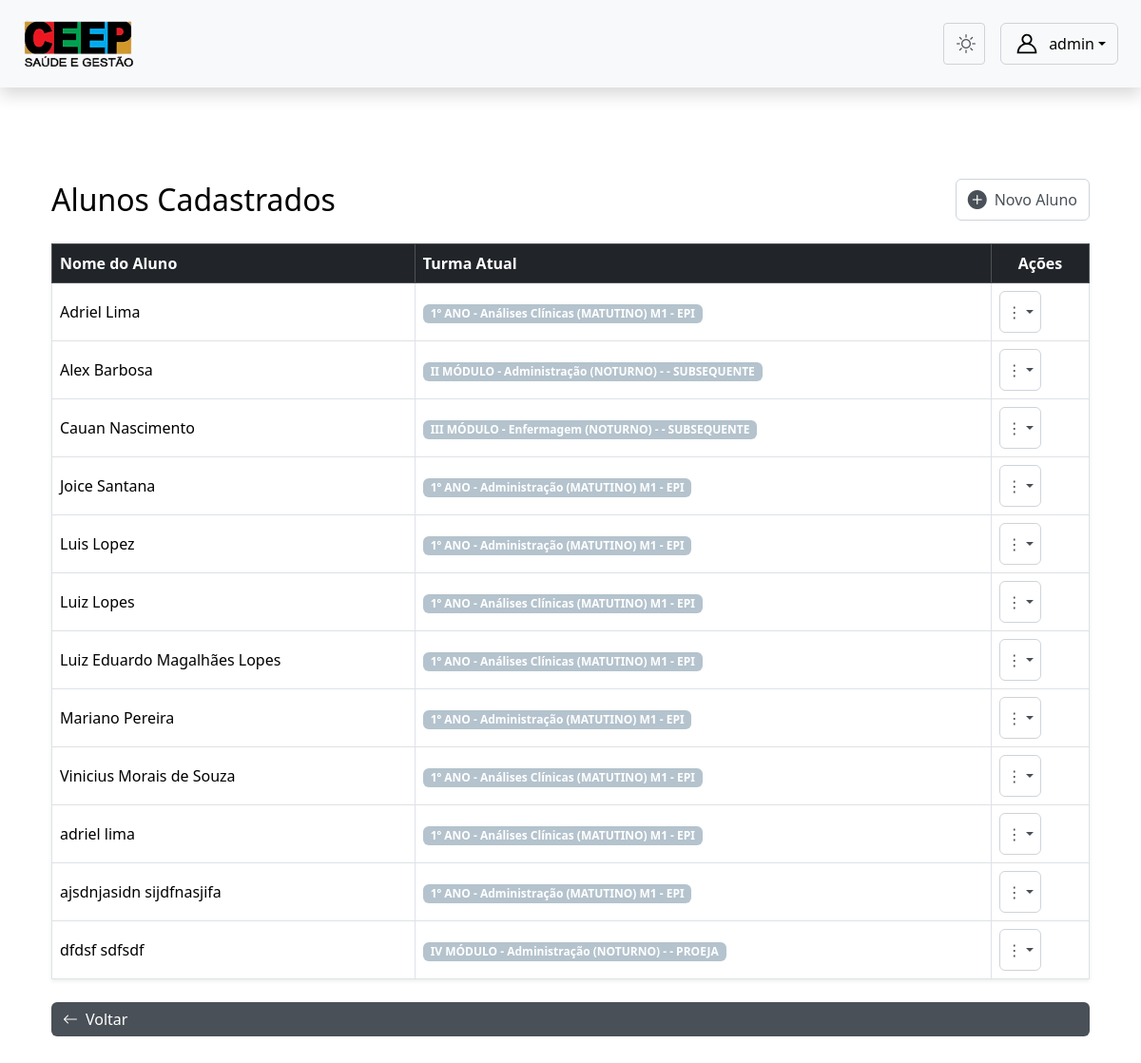
Before: /admnistrador/admin/aluno_crud/alunos/ (signed in) with the older database file.
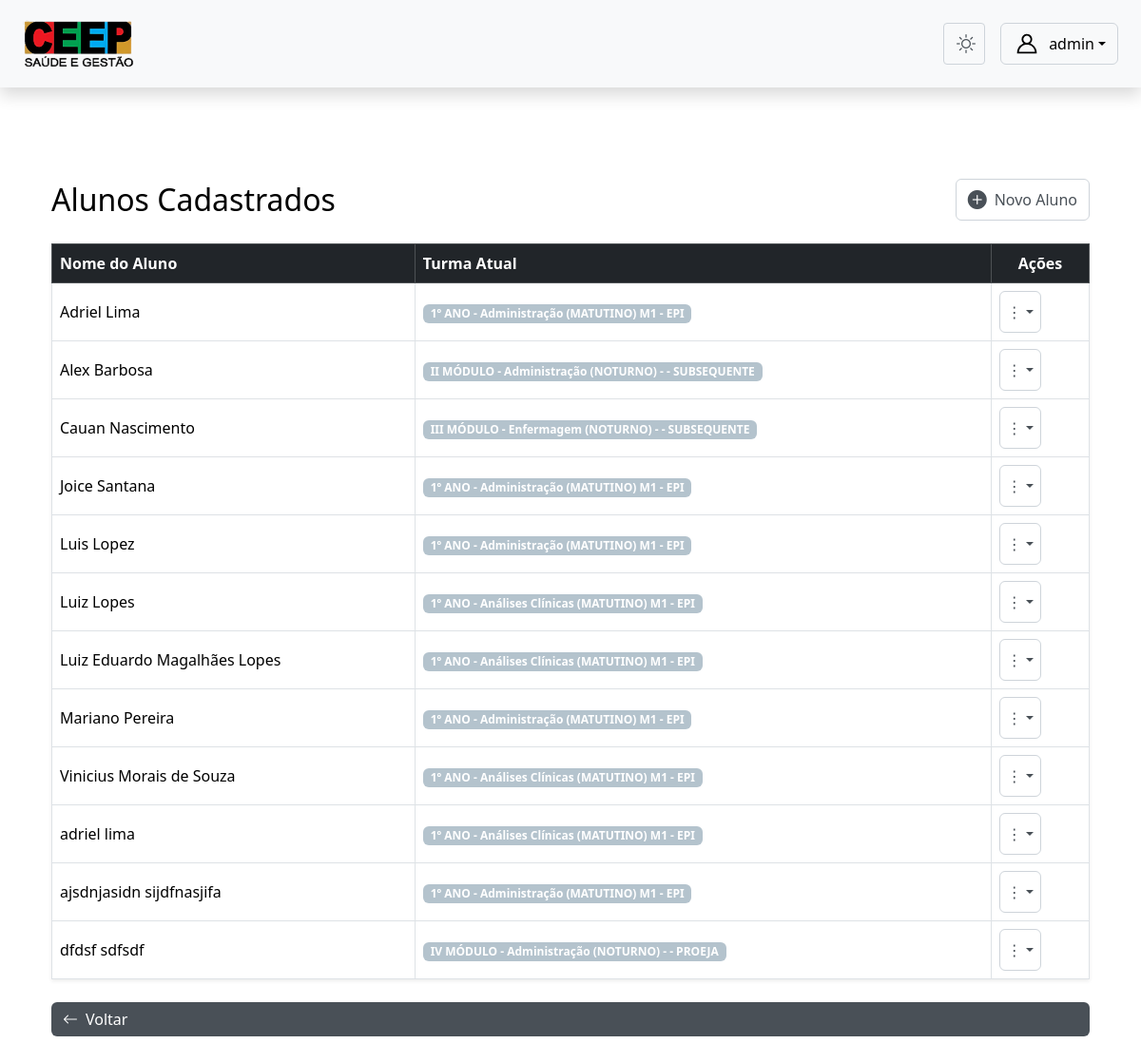
After: the same page with the newer database file.
### core/models.py (models this page shows, shortened)
class CustomUser(AbstractUser):
    TIPO_CHOICES = (
        ('admin', 'Admin'),
        ('professor', 'Professor'),
        ('aluno', 'Aluno'),
        ('servidor', 'Servidor'),
        ('direcao', 'Direção'), # <-- 'direcao' está correto
    )
    EIXO_CHOICES = (
        ('SAUDE', 'Eixo da Saúde'),
        ('GESTAO', 'Eixo de Gestão'),
    )
    tipo = models.CharField(max_length=10, choices=TIPO_CHOICES, default='admin')
    eixo = models.CharField(
        max_length=10,
        choices=EIXO_CHOICES,
        null=True,
        blank=True,
        help_text="Eixo ao qual o servidor pertence."
    )
    data_nascimento = models.DateField(null=True, blank=True)
    cpf = models.CharField(max_length=14, unique=True, null=True, blank=True)
    rg = models.CharField(max_length=12, unique=True, null=True, blank=True)
    orgao = models.CharField(max_length=10, null=True, blank=True)
    data_expedicao = models.DateField(null=True, blank=True)
    cidade_nascimento = models.CharField(max_length=100, null=True, blank=True)
    numero_matricula = models.CharField(max_length=20, unique=True, blank=True, null=True)
    nome_pai = models.CharField(max_length=150, blank=True, null=True)
    nome_mae = models.CharField(max_length=150, blank=True, null=True)
    responsavel_matricula = models.CharField(max_length=150, blank=True, null=True)
    endereco_rua = models.CharField(max_length=150, blank=True, null=True)
    endereco_numero = models.CharField(max_length=10, blank=True, null=True)
    endereco_bairro = models.CharField(max_length=100, blank=True, null=True)
    endereco_cidade = models.CharField(max_length=100, blank=True, null=True)
    endereco_cep = models.CharField(max_length=9, blank=True, null=True)
    telefone = models.CharField(max_length=15, blank=True, null=True)
    senha_temporaria = models.BooleanField(default=False)
    email = models.EmailField(blank=True, null=True)
    email_confirmado = models.BooleanField(default=False)
    token_confirmacao_email = models.CharField(max_length=64, blank=True, null=True)
    token_recuperacao_senha = models.CharField(max_length=255, null=True, blank=True)
    token_recuperacao_expira = models.DateTimeField(null=True, blank=True)
    dois_fatores_email = models.BooleanField(default=True)
    codigo_2fa = models.CharField(max_length=6, null=True, blank=True)
    codigo_2fa_expira = models.DateTimeField(null=True, blank=True)
    tentativas_2fa = models.IntegerField(default=0)
    lembrar_dispositivo_token = models.CharField(max_length=64, null=True, blank=True)
    lembrar_dispositivo_expira = models.DateTimeField(null=True, blank=True)
    secret_2fa = models.CharField(max_length=32, null=True, blank=True)
    usa_google_authenticator = models.BooleanField(default=False)

class AlunoTurma(models.Model):
    aluno = models.ForeignKey(CustomUser, on_delete=models.CASCADE, limit_choices_to={'tipo': 'aluno'})
    turma = models.ForeignKey(Turma, on_delete=models.CASCADE)
    data_matricula = models.DateField(auto_now_add=True)
    ano_letivo = models.CharField(max_length=10, blank=True, null=True)
    class Meta:
        unique_together = ('aluno', 'turma')

class Turma(models.Model):
    ANO_MODULO_CHOICES = [
        ('1º ANO', '1º ANO'),
        ('2º ANO', '2º ANO'),
        ('3º ANO', '3º ANO'),
        ('I MÓDULO', 'I MÓDULO'),
        ('II MÓDULO', 'II MÓDULO'),
        ('III MÓDULO', 'III MÓDULO'),
        ('IV MÓDULO', 'IV MÓDULO'),
        ('V MÓDULO', 'V MÓDULO'),
        ('VI MÓDULO', 'VI MÓDULO'),
    ]
    TURNO_CHOICES = [
        ('matutino', 'Matutino'),
        ('vespertino', 'Vespertino'),
        ('noturno', 'Noturno'),
    ]
    curso = models.ForeignKey(Curso, on_delete=models.CASCADE)
    ano_modulo = models.CharField(max_length=20, choices=ANO_MODULO_CHOICES)
    turno = models.CharField(max_length=20, choices=TURNO_CHOICES)
    turma = models.CharField(max_length=10, blank=True, null=True, help_text="Ex: M1, V2 ou deixe vazio se for módulo noturno.")
    modalidade = models.CharField(max_length=50, blank=True, null=True)
    sala = models.CharField(max_length=20, blank=True, null=True)
    class Meta:
        unique_together = ('curso', 'ano_modulo', 'turno', 'turma', 'modalidade')
    def __str__(self):
        turma_display = self.turma if self.turma else "-"
        return f"{self.ano_modulo} - {self.curso.nome} ({self.turno.upper()}) {turma_display} - {self.modalidade or ''}".strip()

class Curso(models.Model):
    EIXO_CHOICES = (
        ('SAUDE', 'Eixo da Saúde'),
        ('GESTAO', 'Eixo de Gestão'),
    )
    nome = models.CharField(max_length=100, unique=True)
    eixo = models.CharField(max_length=10, choices=EIXO_CHOICES, default='GESTAO')
    materias = models.ManyToManyField('Materia', through='GradeMateria', related_name='cursos')

### admnistrador/views.py (the view)
# urls.py: path('admin/aluno_crud/alunos/', views.gerenciar_alunos, name='gerenciar_alunos'),
@login_required
@role_required('admin')
def gerenciar_alunos(request):
    alunos = CustomUser.objects.filter(tipo='aluno').prefetch_related('alunoturma_set__turma').order_by('first_name', 'last_name')
    return render(request, 'admin/aluno_crud/gerenciar_alunos.html', {'alunos': alunos})

### templates/admin/aluno_crud/gerenciar_alunos.html (shortened to what this page needs)
{% extends 'base4.html' %}
{% load static %}
{% block content %}
<div class="container mt-5">
    <div class="d-flex justify-content-between align-items-center mb-4">
        <h2 class="mb-0 text-body-emphasis">Alunos Cadastrados</h2>
        <a href="{% url 'cadastrar_aluno' %}" class="btn btn-outline-secondary d-flex align-items-center">
            <i class="bi bi-plus-circle-fill me-2 fs-5"></i>
            Novo Aluno
        </a>
    </div>
    <table class="table table-bordered align-middle shadow-sm">
        <thead class="table-dark">
            <tr>
                <th class="coluna-nome">Nome do Aluno</th>
                <th>Turma Atual</th>
                <th class="text-center">Ações</th>
            </tr>
        </thead>
        <tbody>
            {% for aluno in alunos %}
            <tr>
                <td class="text-body-emphasis">{{ aluno.get_full_name }}</td>
                <td>
                    {% for vinculo in aluno.alunoturma_set.all %}
                        <span class="badge bg-primary">
                            {{ vinculo.turma }}
                        </span>
                    {% empty %}
                        <span class="text-body-secondary">Nenhuma turma vinculada</span>
                    {% endfor %}
               </td>
                <td class="text-center">
                    <div class="dropdown">
                        <button class="btn btn-outline-secondary dropdown-toggle d-flex align-items-center justify-content-center" data-bs-toggle="dropdown" style="width: 44px; height: 44px; padding: 0;">
                            ⋮
                        </button>
                    </div>
                </td>
            </tr>
            {% empty %}
            <tr>
                <td colspan="3" class="text-center text-body-secondary">Nenhum aluno cadastrado.</td>
            </tr>
            {% endfor %}
        </tbody>
    </table>
    <a href="{% url 'admin_dashboard' %}" class="btn btn-secondary mt-4 d-flex align-items-center w-auto">
        <i class="bi bi-arrow-left me-2"></i>
        Voltar
    </a>
</div>
{% endblock content %}

Changed rows visible on the page:
removed AlunoTurma: turma "1º ANO - Análises Clínicas (MATUTINO) M1 - EPI", shown under "Adriel Lima"
added AlunoTurma: turma "1º ANO - Administração (MATUTINO) M1 - EPI", shown under "Adriel Lima"
